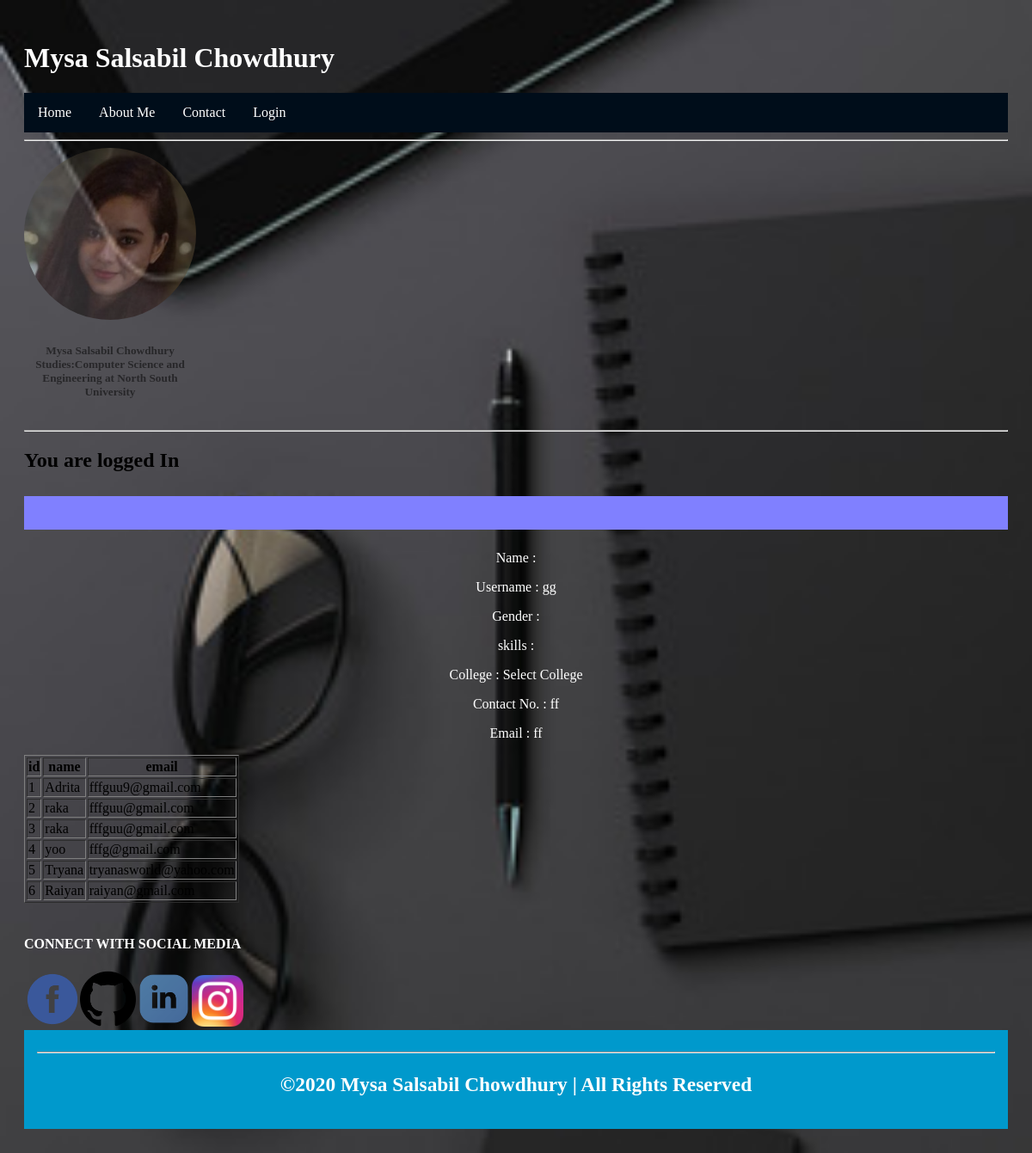
Page /dashboard.php on the committed database.
### tables this page shows
CREATE TABLE `user` (
  `user_id` int(11) NOT NULL,
  `name` varchar(60) NOT NULL,
  `username` varchar(60) NOT NULL,
  `password` varchar(60) NOT NULL,
  `gender` varchar(60) NOT NULL,
  `skills` varchar(60) NOT NULL,
  `contact_no` varchar(60) NOT NULL,
  `email` varchar(60) NOT NULL,
  `collage` varchar(60) NOT NULL
);

CREATE TABLE `contact` (
  `id` int(60) NOT NULL,
  `name` varchar(700) NOT NULL,
  `email` varchar(800) NOT NULL,
  `comment` varchar(800) NOT NULL
);

### database.php (called while the page is built, shortened)
<?php
class Database{
    public $host = "localhost";
    public $user = "root";
    public $password ="";
    public $dbName="portfolio";
    public $link;
    private function connectDatabase(){
       $this->link = new mysqli($this->host, $this->user, $this->password, $this->dbName);
    }
    public function select($query){
        $result = $this->link->query($query) or die($this->link->error.__LINE__);
        if($result->num_rows >0){
            return $result;
        }else{
            return false;
        }
    }
}
?>

### dashboard.php (the view, shortened to what this page needs)
<?php include "database.php";
        $db = new Database();
         ?>
<!DOCTYPE html>
<html>
<head>
<link rel="stylesheet" href="style.css" type="text/css">
</head>
<body>
<h1> Mysa Salsabil Chowdhury </h1>
<nav>
  <ul>
 <li><a class="active" href="index.php">Home</a></li>
  <li>  <a href="aboutMe.php">About Me</a></li>
  <li>   <a href="contact.php">Contact</a></li>
  <li>   <a href="login.html">Login</a></li>
</ul>
    </nav>
<hr>
<div class="gallery">
  <a target="_blank" href="Image/Salsabil.jpg">
<img src="Image/Salsabil.jpg" alt="Salsabil"   class="round"   style="width:200px; height:200px;">
</a>
<div class="desc"><h5>Mysa Salsabil Chowdhury <br>
   Studies:Computer Science and Engineering at North South University</h5></div>
</div>
<hr>
<h2>
      <?php
      echo"You are logged In";
      ?></h2>
      <?php
             $query = "select * from user ";
             $qResult = $db->select($query);
             if($qResult){
                 while($result = $qResult->fetch_assoc()){
                   $name=$result['name'];
                   $username=$result['username'];
                   $gender=$result['gender'];
                 $skill=$result['skills'];
                 $contact=$result['contact_no'];
                 $email=$result['email'];
                   $college=$result['collage'];
                 }
             }
      ?>
      <input id="searchBox" type="text"  onkeyup="usersearchTxt(document.getElementById('searchBox').value);">
<div id="searchTxt">
      <div class="you">
      <p> Name : <?php echo $name; ?></p>
     <p> Username : <?php echo $username; ?></p>
     <p>Gender : <?php echo $gender; ?></p>
     <p> skills : <?php echo $skill; ?></p>
     <p> College : <?php echo   $college; ?></p>
     <p> Contact No. : <?php echo $contact; ?></p>
     <p> Email : <?php echo $email; ?></p>
 </div>
</div>
 <?php
 include 'search.php';
 echo fetch('');
 ?>
      <br>
      <h4>Connect  with  social  media</h4>
      <div>
        <div>
          <a href="https://www.facebook.com/adrita.salsabil.9" target="blank"><img width="65px" src="icons/fb.png"></a><a href="https://github.com/AdritaSalsabil-byte" target="blank"><img  width="65px" src="icons/github.png"></a><a href="https://www.linkedin.com/in/mysa-salsabil-3389371a8/" target="blank"><img width="65px" src="icons/linkedin.png"></a><a href="https://www.instagram.com/adrita_salsabil/" target="blank"><img width="60px" src="icons/insta.png"></a></div>
      <div class="footer">
        <hr>
        <h3 style="text-align: center;"> ©2020 Mysa Salsabil Chowdhury | All Rights Reserved</h3>
      </div>
      </div>
      </body>
      </html>

### search.php (shortened to what this page needs)
<?php
function conectionStart()
{
$servername = "localhost";
$username = "root";
$password = "";
$dbname = "portfolio";
$connection = mysqli_connect($servername, $username, $password,$dbname);
return $connection;
}
function fetch($value=' ')
{
$connection = conectionStart();
$sql = "SELECT * FROM contact WHERE name LIKE '%".$value."%' OR
email LIKE '%".$value."%' OR comment LIKE '%".$value."% '";
$result = mysqli_query($connection, $sql);
if($result) {
echo "<table border=1>";
echo "<tr>";
echo "<th>id</th>";
echo "<th>name</th>";
echo "<th>email</th>";
echo "</tr>";
while ($row = mysqlI_fetch_assoc($result)) {
echo "<tr>";
echo "<td>".$row['id']."</td>";
echo "<td>".$row['name']." </td>";
echo "<td>".$row['email']."</td>";
echo "</tr>";
}
echo "</table>";
} else {
echo "Error :".$sql."<br>".mysqli_error($connection);
}
}
?>

### style.css (style rules this page uses)
body { padding: 20px; background-image: url(backg.jpg); background-size: cover; background-repeat: no-repeat; }
h1 { color: #ffffff; font-family: Impact position: static; top: 50px; right: 50px; }
h4 { color: #ffffff; position: static; text-align: justify; text-transform: uppercase; font-family: "sans-serif" top: 50px; right: 50px; }
ul { list-style-type: none; margin: 0; padding: 0; overflow: hidden; background-color: #000d1a; }
li { float: left; }
li a { display: block; color: white; text-align: center; padding: 14px 16px; text-decoration: none; }
.footer { background-color: #0099cc; color: #ffffff; text-align: center; font-size: 20px; padding: 15px; }
div.gallery { width: 70% margin: 4px; opacity: 0.5; width: 200px; }
div.gallery img { width: 100%; height: auto; }
div.desc { padding: 6px; text-align: center; }
img.round { display: block; margin-left: auto; margin-right: auto; border-radius: 70%; width: 50% }
input[type=text] { width: 100%; padding: 12px 20px; margin: 8px 0; box-sizing: border-box; border: none; background-color: #8080ff; color: white; }
.you { color: #ffffff; text-align: center; }

### rows in the picture
user: username "gg", collage "Select College", contact_no "ff", email "ff"
contact: id "1", name "Adrita", email "fffguu9@gmail.com"
contact: id "2", name "raka", email "fffguu@gmail.com"
contact: id "3", name "raka", email "fffguu@gmail.com"
contact: id "4", name "yoo", email "fffg@gmail.com"
contact: id "5", name "Tryana", email "tryanasworld@yahoo.com"
contact: id "6", name "Raiyan", email "raiyan@gmail.com"
